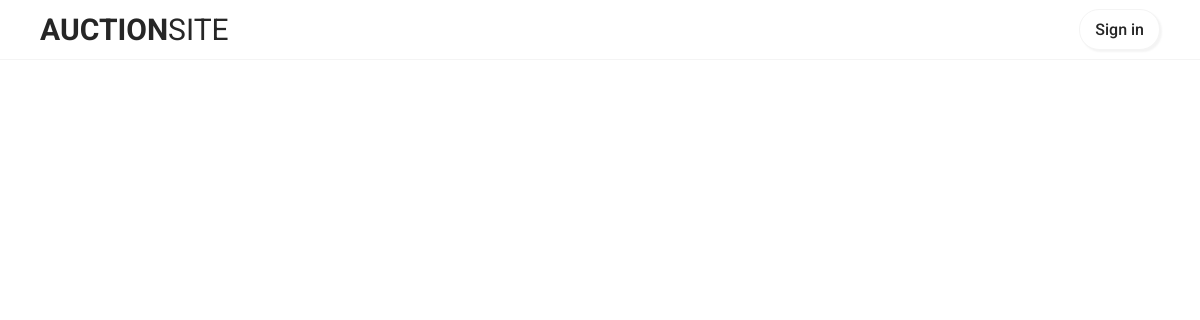
Before: / with the older database file.
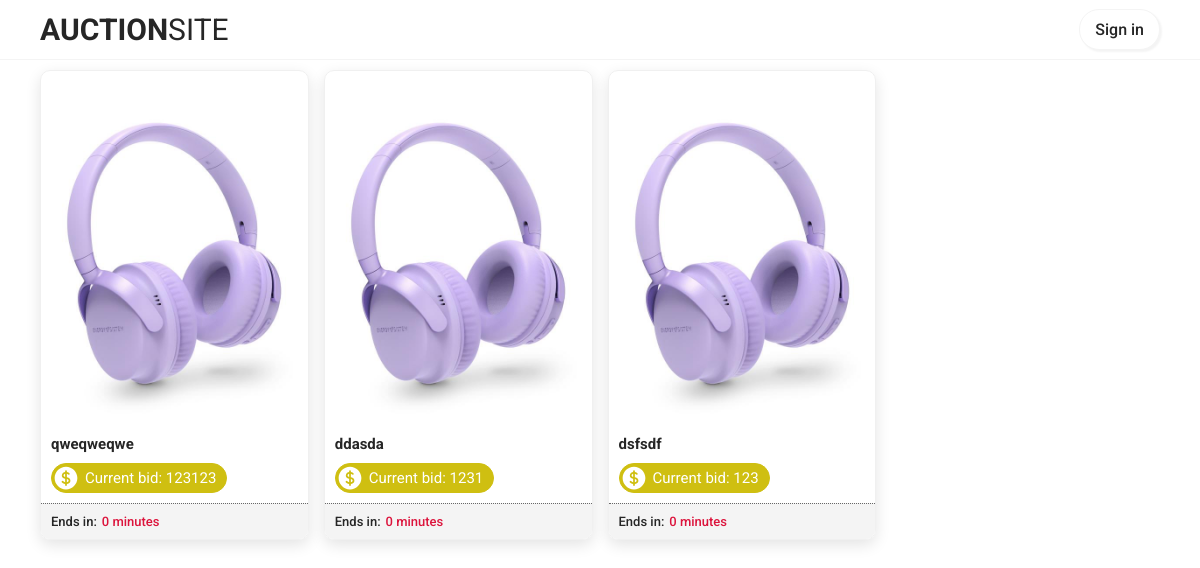
After: the same page with the newer database file.
### app/models.py (models this page shows, shortened)
class Item(models.Model):
  owner = models.ForeignKey(User, on_delete=models.CASCADE, null=True, blank=True)
  name = models.CharField(max_length=255)
  description = models.CharField(max_length=1000, null=True)
  photo = models.ImageField(upload_to='item/', null=True)
  created_at = models.DateTimeField(default=timezone.now, blank=True)
  end_at = models.DateTimeField(default=timezone.now, null=True, blank=True)
  bid = models.IntegerField(default=0)
  last_bidder = models.ForeignKey(User, on_delete=models.SET_NULL, null=True, blank=True, related_name='bidder')

### app/views.py (the view)
# urls.py: path('', views.home, name='home')
def home(request):
    items = Item.objects.all().order_by('-created_at')
    context = {
        'title': 'Home',
        'items': items
    }
    return render(request, 'app/home.html', context)

### app/templates/app/home.html (shortened to what this page needs)
{% extends 'app/base.html' %}
{% load static %}
{% block content %}
<link rel="stylesheet" href="{% static 'css/home.css' %}">
<div class="home">
  <div class="items">
    {% for item in items %}
      <a href="">
        <div class="item">
          <img src="{{item.photo}}" alt="item">
          <div>
            <h3>{{item.name}}</h3>
            <p class="price">
              <span> Current bid: {{item.bid}}</span>
            </p>
            <p class="ends-in">
              Ends in: <span style="color:crimson;"> {{item.end_at|timeuntil}}</span>
            </p>
          </div>
        </div>
      </a>
    {% endfor %}
  </div>
</div>
{% endblock content %}

### app/templates/app/base.html (shortened to what this page needs)
{% load static %}
<!DOCTYPE html>
<html lang="en">
<head>
	<link rel="stylesheet" href="https://cdnjs.cloudflare.com/ajax/libs/font-awesome/5.7.2/css/all.min.css" />
	<link rel="stylesheet" href="{% static 'css/base.css' %}">
</head>
<body>
	<header>
		<div class="logo">
				<a href="{% url 'home' %}"><h1>AUCTION<span>SITE</span></h1></a>
		</div>
		<nav>
      {% if user.is_authenticated %}
        <div>
          <a class="signup-btn" href="{% url 'deshboard' user.id %}">Deshboard</a>
					{% if user.is_admin %}
						<a class="admin-btn" href="">Admin</a>
					{% endif %}
          <a class="logout-btn" href="{% url 'logout' %}">Logout</a>
        </div>
      {% else %}
        <a class="signup-btn" style="white-space: nowrap;" href="{% url 'signin' %}">Sign in</a>
      {% endif %}
    </nav>
	</header>
	{% block content %}
	{% endblock content %}
</body>
</html>

### static/css/base.css (style rules this page uses)
* { margin: 0px; padding: 0px; box-sizing: border-box; font-family: 'Roboto'; }
body { margin: 0px; display: flex; flex-direction: column; align-items: center; min-height: 100vh; }
body * { margin: 0px; padding: 0px; box-sizing: border-box; font-family: "Roboto", sans-serif; }
body a { text-decoration: none; color: #262626; }
header { width: 100%; max-width: 1540px; margin: auto; padding: 0px 40px; display: flex; justify-content: space-between; align-items: center; flex-direction: row; gap: 15px; height: 60px; border-bottom: 1px solid #f4f4f4; position: fixed; background-color: white; top: 0px; z-index: 100; margin: auto; }
header .logo { width: fit-content; }
header .logo h1 { font-size: 30px; }
header .logo h1 span { font-weight:400; }
header nav { background-color: #fff; padding: 10px 15px; font-weight: 500; border-radius: 20px; box-shadow: 2px 2px 2px #f4f4f4; border: 1px solid #f4f4f4; transition: .4s shadow; }

### static/css/home.css (style rules this page uses)
.home { width: 100%; max-width: 1540px; margin: auto; margin-top: 60px; padding: 10px 40px; height: fit-content; min-height: 100vh; }
.items { width: 100%; display: grid; gap: 15px; grid-template-columns: repeat(4, 1fr); }
.home .items .item img { width: 100%; height: 350px; object-fit: cover; }
.home .items .item { cursor: pointer; overflow: hidden; border: 1px solid #f0f0f0; padding: 10px; padding-bottom: 0px; border-radius: 10px; box-shadow: 0px 5px 15px #e4e4e4; }
.home .items .item h3 { font-size: 15px; margin-bottom: 10px; }
.home .items .item .price { font-size: 15px; display: flex; height: 30px; border: 1px solid #cfbf11; width: fit-content; border-radius: 20px; background-color: #cfbf11; color: white; }
.price-icon { color: #ffffff; }
.price span { padding: 5px; padding-right: 10px; }
.ends-in { display: flex; gap: 5px; font-size: 13px; font-weight: 500; margin-top: 10px; background-color: #f4f4f4; padding: 10px; width: calc(100% + 20px); margin-left: -10px; border-top: 1px dotted #686868; }

Changed rows visible on the page:
added Item: photo (picture), name "qweqweqwe", bid "123123", end_at "0 minutes"
added Item: photo (picture), name "ddasda", bid "1231", end_at "0 minutes"
added Item: photo (picture), name "dsfsdf", bid "123", end_at "0 minutes"
